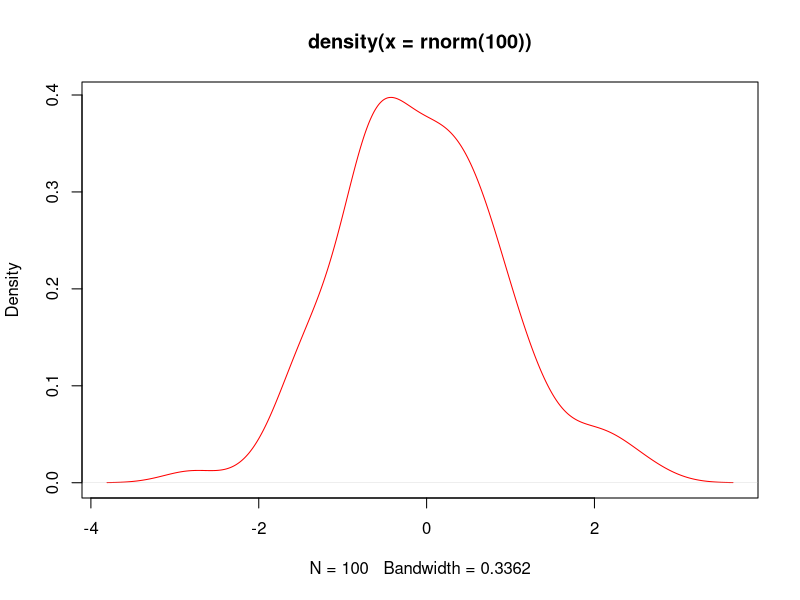

The R script that drew this image:
plot(density(rnorm(100)),col="red")
x=5
x<-5
assign("x",5)
x
x<-c(1,3,6,7)
x
char<-c("8","edge","turn8k")
char
logic<-c(TRUE,FALSE,TRUE,FALSE)
logic
dynam<-c(8,"dds", TRUE)
dynam<-c(1,0,1,1,TRUE)
dynam
log(x,10)
x=10/(5-5)
x
x<-c(-10,2,78,34,-98,23,0,-8)
order(x)
sort(x)
sort(x) == x[order(x)]
